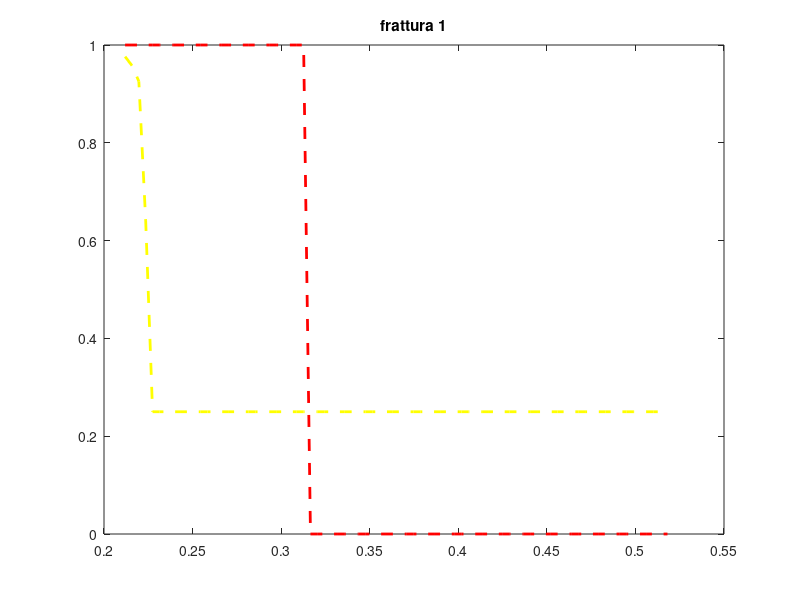
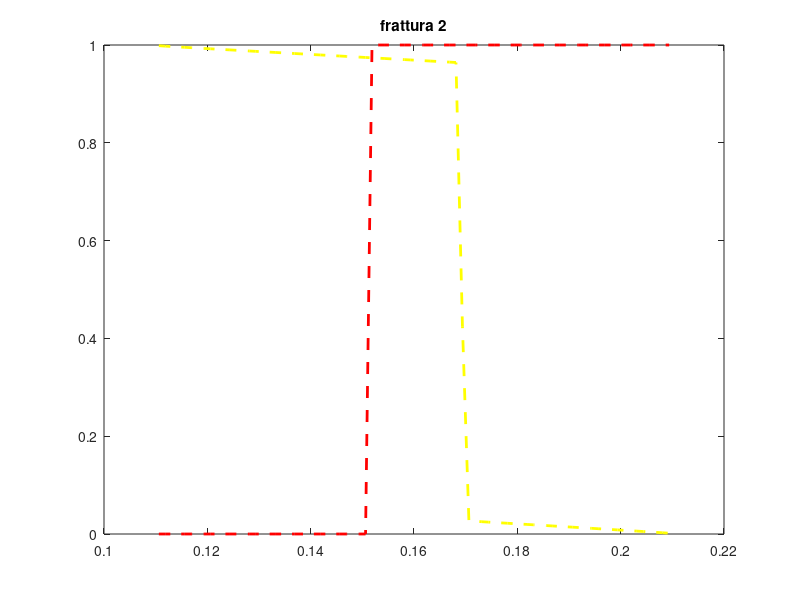
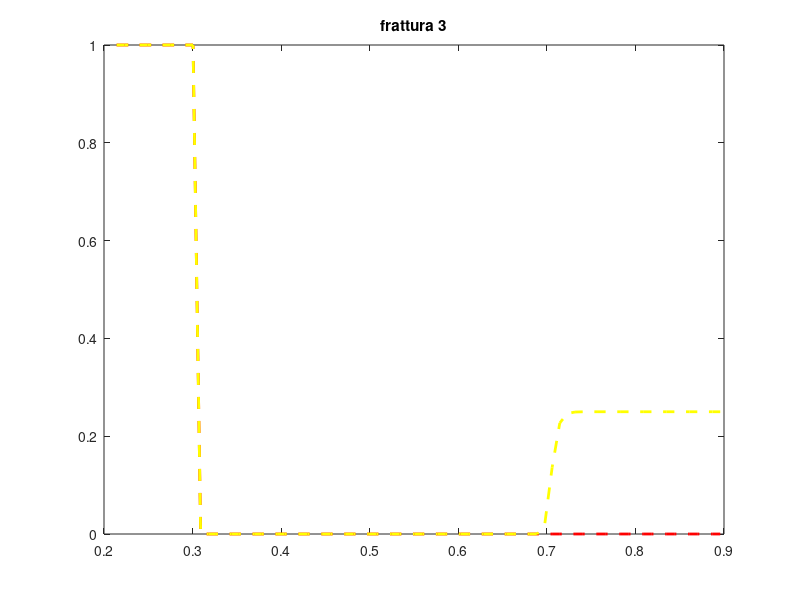

The MATLAB script that drew these images, in order:
%% RISULTATI KAASSCHIETER

nx= 81;

A1=0.21;
B1=0.52;

h1 = (B1-A1)/nx;

x1=linspace(A1+h1/2,B1-h1/2,nx-1);

A2=0.11;
B2=0.21;

h2 = (B2-A2)/nx;

x2=linspace(A2+h2/2,B2-h2/2,nx-1);

A3=0.21;
B3=0.9;

h3 = (B3-A3)/nx;

x3=linspace(A3+h3/2,B3-h3/2,nx-1);

%% 1a

figure()

% cfl = 1.4

v1_0 = [ 1, 1, 1, 1, 1, 1, 1, 1, 1, 1, 1, 1, 1, 1, 1, 1, 1, 1, 1, 1, 1, 1, 1, 1, 1, 1, 1, 0, 0, 0, 0, 0, 0, 0, 0, 0, 0, 0, 0, 0, 0, 0, 0, 0, 0, 0, 0, 0, 0, 0, 0, 0, 0, 0, 0, 0, 0, 0, 0, 0, 0, 0, 0, 0, 0, 0, 0, 0, 0, 0, 0, 0, 0, 0, 0, 0, 0, 0, 0, 0 ];

plot (x1, v1_0, 'r--', 'Linewidth',2)
hold on

v1_1 = [ 0.976306, 0.957767, 0.92578, 0.640147, 0.25, 0.25, 0.25, 0.25, 0.25, 0.25, 0.25, 0.25, 0.25, 0.25, 0.25, 0.25, 0.25, 0.25, 0.25, 0.25, 0.25, 0.25, 0.25, 0.25, 0.25, 0.25, 0.25, 0.25, 0.25, 0.25, 0.25, 0.25, 0.25, 0.25, 0.25, 0.25, 0.25, 0.25, 0.25, 0.25, 0.25, 0.25, 0.25, 0.25, 0.25, 0.25, 0.25, 0.25, 0.25, 0.25, 0.25, 0.25, 0.25, 0.25, 0.25, 0.25, 0.25, 0.25, 0.25, 0.25, 0.25, 0.25, 0.25, 0.25, 0.25, 0.25, 0.25, 0.25, 0.25, 0.25, 0.25, 0.25, 0.25, 0.25, 0.25, 0.25, 0.25, 0.25, 0.25, 0.25 ];
plot (x1, v1_1, 'y--', 'Linewidth',2)

vv = [ 1, 1, 1, 1, 1, 1, 1, 1, 1, 1, 1, 1, 1, 1, 1, 1, 1, 1, 1, 1, 1, 1, 1, 1, 1, 1, 1, 0, 0, 0, 0, 0, 0, 0, 0, 0, 0, 0, 0, 0, 0, 0, 0, 0, 0, 0, 0, 0, 0, 0, 0, 1.76377e-204, 8.0849e-79, 1.0834e-30, 2.9322e-12, 3.35807e-05, 0.0161341, 0.136059, 0.227006, 0.246407, 0.249456, 0.249918, 0.249988, 0.249998, 0.25, 0.25, 0.25, 0.25, 0.25, 0.25, 0.25, 0.25, 0.25, 0.25, 0.25, 0.25, 0.25, 0.25, 0.25, 0.25 ];

%plot (x1, vv, 'c--', 'Linewidth',2)

title ('frattura 1')
%%
figure()

% cfl = 1.4

v2_0 = [ 0, 0, 0, 0, 0, 0, 0, 0, 0, 0, 0, 0, 0, 0, 0, 0, 0, 0, 0, 0, 0, 0, 0, 0, 0, 0, 0, 0, 0, 0, 0, 0, 0, 1, 1, 1, 1, 1, 1, 1, 1, 1, 1, 1, 1, 1, 1, 1, 1, 1, 1, 1, 1, 1, 1, 1, 1, 1, 1, 1, 1, 1, 1, 1, 1, 1, 1, 1, 1, 1, 1, 1, 1, 1, 1, 1, 1, 1, 1, 1 ];

plot (x2, v2_0, 'r--', 'Linewidth',2)
hold on

v2_1 = [ 0.998566, 0.997679, 0.996854, 0.996056, 0.995274, 0.994503, 0.993738, 0.99298, 0.992226, 0.991475, 0.990727, 0.989981, 0.989238, 0.988495, 0.987755, 0.987015, 0.986277, 0.985539, 0.984803, 0.984067, 0.983331, 0.982596, 0.981862, 0.981128, 0.980394, 0.979661, 0.978928, 0.978195, 0.977462, 0.97673, 0.975997, 0.975265, 0.974532, 0.9738, 0.973068, 0.972336, 0.971604, 0.970871, 0.970139, 0.969406, 0.968674, 0.967941, 0.967208, 0.966475, 0.965742, 0.965008, 0.964275, 0.425015, 0.0267113, 0.02592, 0.0251287, 0.0243373, 0.0235457, 0.022754, 0.0219621, 0.02117, 0.0203775, 0.0195847, 0.0187915, 0.0179978, 0.0172036, 0.0164087, 0.0156131, 0.0148166, 0.0140192, 0.0132207, 0.0124209, 0.0116196, 0.0108165, 0.0100114, 0.00920375, 0.00839314, 0.00757885, 0.00675992, 0.00593501, 0.00510208, 0.00425783, 0.00339636, 0.00250521, 0.00154825 ];
plot (x2, v2_1, 'y--', 'Linewidth',2)

title ('frattura 2')

%%
figure()

% cfl = 1.4

v3_0 = [ 1, 1, 1, 1, 1, 1, 1, 1, 1, 1, 1, 0, 0, 0, 0, 0, 0, 0, 0, 0, 0, 0, 0, 0, 0, 0, 0, 0, 0, 0, 0, 0, 0, 0, 0, 0, 0, 0, 0, 0, 0, 0, 0, 0, 0, 0, 0, 0, 0, 0, 0, 0, 0, 0, 0, 0, 0, 0, 0, 0, 0, 0, 0, 0, 0, 0, 0, 0, 0, 0, 0, 0, 0, 0, 0, 0, 0, 0, 0, 0 ];

plot (x3, v3_0, 'r--', 'Linewidth',2)
hold on

v3_1 = [ 1, 1, 1, 1, 1, 1, 1, 1, 1, 1, 1, 0, 0, 0, 0, 0, 0, 0, 0, 0, 0, 0, 0, 0, 0, 0, 0, 0, 0, 0, 0, 0, 0, 0, 0, 0, 0, 0, 0, 0, 0, 0, 0, 0, 0, 0, 0, 0, 0, 0, 0, 1.76377e-204, 8.0849e-79, 1.0834e-30, 2.9322e-12, 3.35807e-05, 0.0161341, 0.136059, 0.227006, 0.246407, 0.249456, 0.249918, 0.249988, 0.249998, 0.25, 0.25, 0.25, 0.25, 0.25, 0.25, 0.25, 0.25, 0.25, 0.25, 0.25, 0.25, 0.25, 0.25, 0.25, 0.25 ];
plot (x3, v3_1, 'y--', 'Linewidth',2)

title ('frattura 3')
